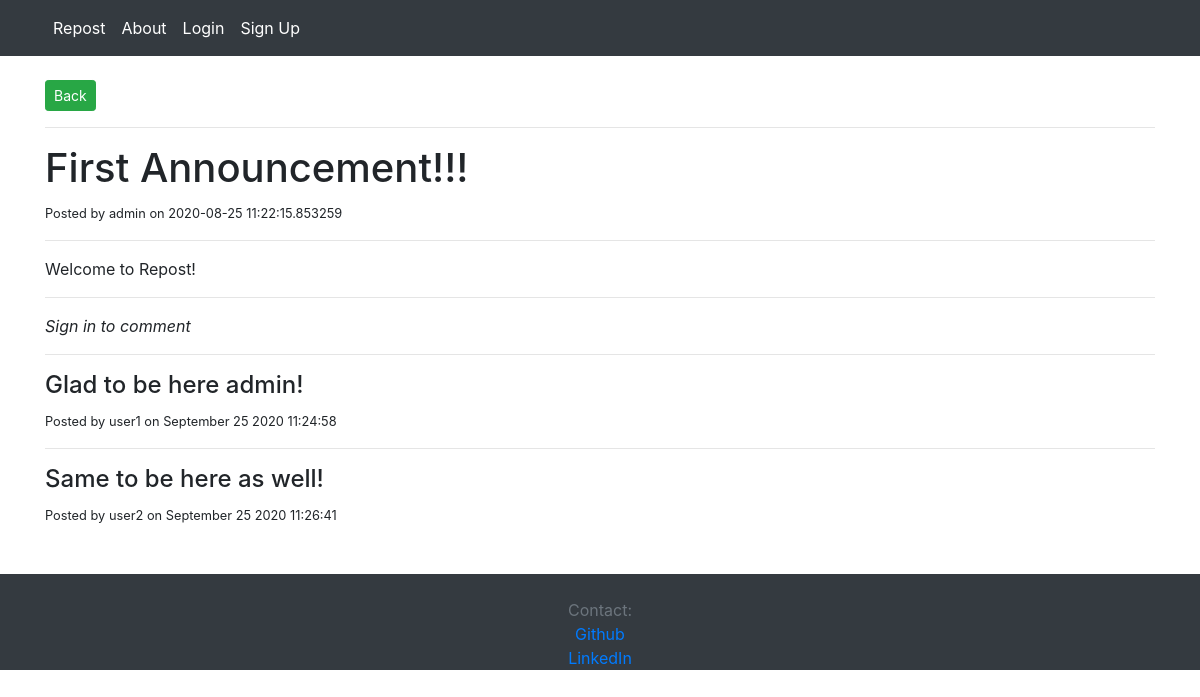
/post/1, run on the app's committed database.
### app/models.py (models this page shows, shortened)
class FeedPost(db.Model):
    id = db.Column(db.Integer, primary_key=True)
    title = db.Column(db.String(100), nullable=False)
    content = db.Column(db.Text, nullable=False)
    author = db.Column(db.String(20), nullable=False, default='Unknown')
    date = db.Column(db.DateTime, nullable=False, default=datetime.now)
    likes = db.Column(db.Integer, nullable=False, default=0)
    dislikes = db.Column(db.Integer, nullable=False, default=0)

class PostComments(db.Model):
    id = db.Column(db.Integer, primary_key=True)
    post_id = db.Column(db.Integer, nullable=False)
    content = db.Column(db.Text, nullable=False)
    author = db.Column(db.String(20), nullable=False, default='Unknown')
    date = db.Column(db.DateTime, nullable=False, default=datetime.now)
    likes = db.Column(db.Integer, nullable=False, default=0)
    dislikes = db.Column(db.Integer, nullable=False, default=0)

### app/routes.py (the view)
@app.route('/post/<int:id>', methods=['GET', 'POST'])
def display_post(id):
    post = FeedPost.query.get_or_404(id)
    if request.method == 'POST':
        comment_post_id = id
        comment_content = request.form['content'] if request.form['content'] != '' else '[deleted]'
        new_comment = PostComments(post_id = comment_post_id, content = comment_content, author = current_user.username)
        db.session.add(new_comment)
        db.session.commit()
        return redirect(url_for('display_post', id=id))
    else:
        comments = PostComments.query.filter_by(post_id=id).order_by(PostComments.date).all()
        return render_template('display_post.html', post=post, comments=comments)

### app/templates/display_post.html (shortened to what this page needs)
{% extends 'base.html' %}  {% block body %}
<a class="btn btn-success btn-sm" href="#" onclick="history.go(-1)">Back</a>
<hr />
<h1>{{post.title}}</h1>
<small>
  Posted by {% if post.author %} {{post.author}} {% else %} [Unknown] {%endif%}
  on {{post.date}}
</small>
<hr />
<p>{{post.content}}</p>
<hr />
<div id="comment_section">
  {%if current_user.is_authenticated%}
  <form method="POST" action="{{url_for('display_post', id=post.id)}}">
    <textarea class="form-control" rows="5" name="content"></textarea>
    <br />
    <input
      class="btn btn-success btn-sm float-right"
      type="submit"
      value="Add Comment"
    />
    <br />
  </form>
  {%else%}
  <i>Sign in to comment</i>
  {%endif%} {%for comment in comments%}
  <hr />
  <h4>{{comment.content}}</h4>
  <small>Posted by {{comment.author}} on </small>
  <small class="publish-date">{{comment.date}}</small>
   {%endfor%}
</div>
<br />
{% endblock %}

### data on the page
FeedPost: title "First Announcement!!!", author "admin", date "2020-08-25 11:22:15.853259", content "Welcome to Repost!"
PostComments: content "Glad to be here admin!", author "user1"
PostComments: content "Same to be here as well!", author "user2"
